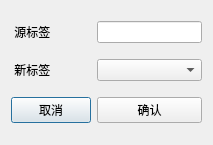
<?xml version="1.0" encoding="UTF-8"?>
<ui version="4.0">
 <class>ReNameDlg</class>
 <widget class="QDialog" name="ReNameDlg">
  <property name="geometry">
   <rect>
    <x>0</x>
    <y>0</y>
    <width>213</width>
    <height>145</height>
   </rect>
  </property>
  <property name="windowTitle">
   <string>修改标签</string>
  </property>
  <layout class="QGridLayout" name="gridLayout">
   <item row="0" column="0">
    <widget class="QLabel" name="label">
     <property name="text">
      <string> 源标签</string>
     </property>
    </widget>
   </item>
   <item row="0" column="1" colspan="2">
    <widget class="QLineEdit" name="LE_Name"/>
   </item>
   <item row="1" column="0">
    <widget class="QLabel" name="label_2">
     <property name="text">
      <string> 新标签</string>
     </property>
    </widget>
   </item>
   <item row="1" column="1" colspan="2">
    <widget class="QComboBox" name="CB_NewName"/>
   </item>
   <item row="2" column="0">
    <widget class="QPushButton" name="PB_Cancle">
     <property name="text">
      <string>取消</string>
     </property>
    </widget>
   </item>
   <item row="2" column="1" colspan="2">
    <widget class="QPushButton" name="PB_Confirm">
     <property name="text">
      <string>确认</string>
     </property>
    </widget>
   </item>
  </layout>
 </widget>
 <resources/>
 <connections/>
</ui>
